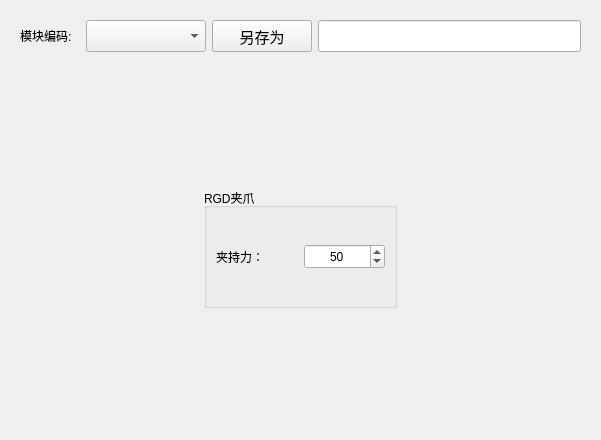
<?xml version="1.0" encoding="UTF-8"?>
<ui version="4.0">
 <class>WidgetRecipeGrip</class>
 <widget class="QWidget" name="WidgetRecipeGrip">
  <property name="geometry">
   <rect>
    <x>0</x>
    <y>0</y>
    <width>601</width>
    <height>440</height>
   </rect>
  </property>
  <property name="windowTitle">
   <string>Form</string>
  </property>
  <layout class="QGridLayout" name="gridLayout_2">
   <item row="0" column="0">
    <widget class="QWidget" name="widget_recipe" native="true">
     <property name="sizePolicy">
      <sizepolicy hsizetype="Preferred" vsizetype="Fixed">
       <horstretch>0</horstretch>
       <verstretch>0</verstretch>
      </sizepolicy>
     </property>
     <property name="minimumSize">
      <size>
       <width>0</width>
       <height>45</height>
      </size>
     </property>
     <property name="maximumSize">
      <size>
       <width>16777215</width>
       <height>50</height>
      </size>
     </property>
     <layout class="QGridLayout" name="gridLayout_3">
      <item row="0" column="0">
       <widget class="QLabel" name="label_3">
        <property name="sizePolicy">
         <sizepolicy hsizetype="Minimum" vsizetype="Preferred">
          <horstretch>0</horstretch>
          <verstretch>0</verstretch>
         </sizepolicy>
        </property>
        <property name="maximumSize">
         <size>
          <width>60</width>
          <height>16777215</height>
         </size>
        </property>
        <property name="text">
         <string>模块编码:</string>
        </property>
       </widget>
      </item>
      <item row="0" column="1">
       <widget class="QComboBox" name="comboBox_Recipe">
        <property name="sizePolicy">
         <sizepolicy hsizetype="Preferred" vsizetype="Preferred">
          <horstretch>0</horstretch>
          <verstretch>0</verstretch>
         </sizepolicy>
        </property>
        <property name="minimumSize">
         <size>
          <width>120</width>
          <height>0</height>
         </size>
        </property>
        <property name="maximumSize">
         <size>
          <width>120</width>
          <height>16777215</height>
         </size>
        </property>
        <property name="styleSheet">
         <string notr="true">QComboBox{font:20px;height: 50px;}</string>
        </property>
       </widget>
      </item>
      <item row="0" column="2">
       <widget class="QPushButton" name="btnSave">
        <property name="sizePolicy">
         <sizepolicy hsizetype="Minimum" vsizetype="Preferred">
          <horstretch>0</horstretch>
          <verstretch>0</verstretch>
         </sizepolicy>
        </property>
        <property name="maximumSize">
         <size>
          <width>100</width>
          <height>16777215</height>
         </size>
        </property>
        <property name="font">
         <font>
          <family>Agency FB</family>
          <pointsize>11</pointsize>
         </font>
        </property>
        <property name="text">
         <string>另存为</string>
        </property>
       </widget>
      </item>
      <item row="0" column="3">
       <widget class="QLineEdit" name="lineEdit">
        <property name="sizePolicy">
         <sizepolicy hsizetype="Preferred" vsizetype="Preferred">
          <horstretch>0</horstretch>
          <verstretch>0</verstretch>
         </sizepolicy>
        </property>
        <property name="minimumSize">
         <size>
          <width>0</width>
          <height>25</height>
         </size>
        </property>
       </widget>
      </item>
     </layout>
    </widget>
   </item>
   <item row="1" column="0">
    <layout class="QHBoxLayout" name="horizontalLayout_6" stretch="1,1,1">
     <item>
      <spacer name="horizontalSpacer">
       <property name="orientation">
        <enum>Qt::Horizontal</enum>
       </property>
       <property name="sizeHint" stdset="0">
        <size>
         <width>40</width>
         <height>20</height>
        </size>
       </property>
      </spacer>
     </item>
     <item>
      <layout class="QVBoxLayout" name="verticalLayout" stretch="1,1,1">
       <item>
        <spacer name="verticalSpacer">
         <property name="orientation">
          <enum>Qt::Vertical</enum>
         </property>
         <property name="sizeHint" stdset="0">
          <size>
           <width>20</width>
           <height>40</height>
          </size>
         </property>
        </spacer>
       </item>
       <item>
        <widget class="QGroupBox" name="groupBox1">
         <property name="toolTip">
          <string/>
         </property>
         <property name="title">
          <string>RGD夹爪</string>
         </property>
         <layout class="QGridLayout" name="gridLayout">
          <item row="0" column="1">
           <widget class="QSpinBox" name="spinBox_grabN">
            <property name="minimumSize">
             <size>
              <width>0</width>
              <height>25</height>
             </size>
            </property>
            <property name="toolTip">
             <string>夹爪夹持力</string>
            </property>
            <property name="alignment">
             <set>Qt::AlignCenter</set>
            </property>
            <property name="minimum">
             <number>0</number>
            </property>
            <property name="maximum">
             <number>100</number>
            </property>
            <property name="value">
             <number>50</number>
            </property>
           </widget>
          </item>
          <item row="0" column="0">
           <widget class="QLabel" name="labelModuleDegree">
            <property name="styleSheet">
             <string notr="true"/>
            </property>
            <property name="text">
             <string>夹持力：       </string>
            </property>
           </widget>
          </item>
         </layout>
        </widget>
       </item>
       <item>
        <spacer name="verticalSpacer_2">
         <property name="orientation">
          <enum>Qt::Vertical</enum>
         </property>
         <property name="sizeHint" stdset="0">
          <size>
           <width>20</width>
           <height>40</height>
          </size>
         </property>
        </spacer>
       </item>
      </layout>
     </item>
     <item>
      <spacer name="horizontalSpacer_2">
       <property name="orientation">
        <enum>Qt::Horizontal</enum>
       </property>
       <property name="sizeHint" stdset="0">
        <size>
         <width>40</width>
         <height>20</height>
        </size>
       </property>
      </spacer>
     </item>
    </layout>
   </item>
  </layout>
 </widget>
 <resources/>
 <connections/>
</ui>
